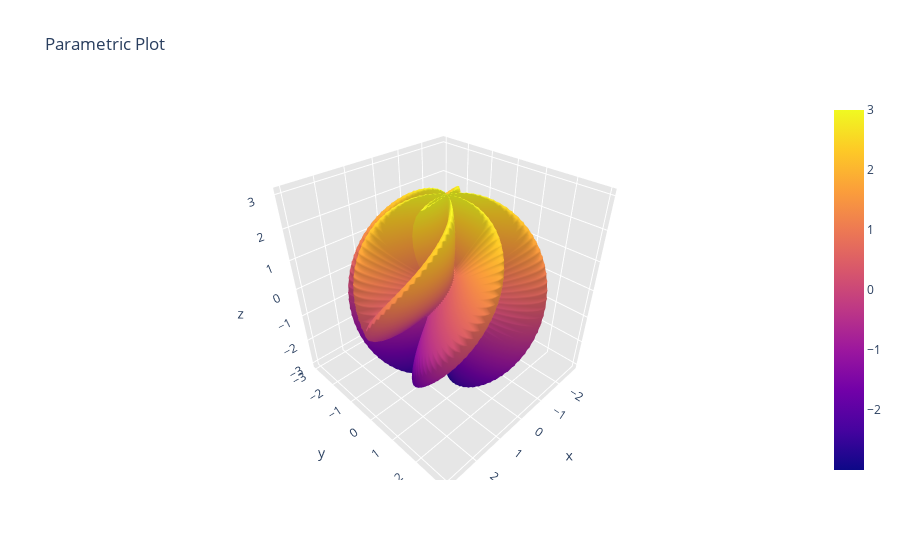

The notebook cell saved with this chart:
### Code cell
s = np.linspace(0, 2 * np.pi, 100)
t = np.linspace(0, np.pi, 100)
tGrid, sGrid = np.meshgrid(s, t)

r = 2 + np.sin(7 * sGrid + 5 * tGrid)  # r = 2 + sin(7s+5t)
x = r * np.cos(sGrid) * np.sin(tGrid)  # x = r*cos(s)*sin(t)
y = r * np.sin(sGrid) * np.sin(tGrid)  # y = r*sin(s)*sin(t)
z = r * np.cos(tGrid)                  # z = r*cos(t)

surface = go.Surface(x=x, y=y, z=z)
data = [surface]

layout = go.Layout(
    title='Parametric Plot',
    scene=dict(
        xaxis=dict(
            gridcolor='rgb(255, 255, 255)',
            zerolinecolor='rgb(255, 255, 255)',
            showbackground=True,
            backgroundcolor='rgb(230, 230,230)'
        ),
        yaxis=dict(
            gridcolor='rgb(255, 255, 255)',
            zerolinecolor='rgb(255, 255, 255)',
            showbackground=True,
            backgroundcolor='rgb(230, 230,230)'
        ),
        zaxis=dict(
            gridcolor='rgb(255, 255, 255)',
            zerolinecolor='rgb(255, 255, 255)',
            showbackground=True,
            backgroundcolor='rgb(230, 230,230)'
        )
    )
)

fig = go.Figure(data=data, layout=layout)
iplot(fig, filename='jupyter-parametric_plot')

### Figure 1 — Plotly figure (JSON) as saved in the notebook; plotly's stock layout.template omitted (floating-point values rounded to 4 significant figures; data arrays with more than 128 entries replaced by an {"elided": "..."} marker saying what was removed)
{"data": [{"type": "surface", "x": {"elided": "100x100 float values"}, "y": {"elided": "100x100 float values"}, "z": {"elided": "100x100 float values"}}], "layout": {"scene": {"xaxis": {"backgroundcolor": "rgb(230, 230,230)", "gridcolor": "rgb(255, 255, 255)", "showbackground": true, "zerolinecolor": "rgb(255, 255, 255)"}, "yaxis": {"backgroundcolor": "rgb(230, 230,230)", "gridcolor": "rgb(255, 255, 255)", "showbackground": true, "zerolinecolor": "rgb(255, 255, 255)"}, "zaxis": {"backgroundcolor": "rgb(230, 230,230)", "gridcolor": "rgb(255, 255, 255)", "showbackground": true, "zerolinecolor": "rgb(255, 255, 255)"}}, "title": {"text": "Parametric Plot"}}}
